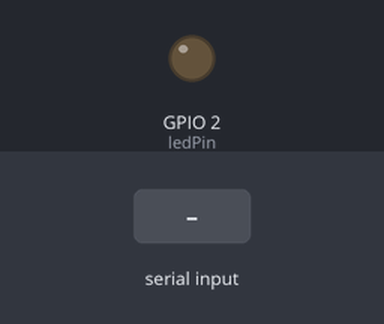
The sketch below on a simulated ESP32. Parts: output pins drawn as LEDs (lit = HIGH). The test bench sets the inputs (shaded band). Nothing arrives over Bluetooth unless stated.

Above: at 1.2 s.
1.3 s: "1" received over the second serial link
At 1.9 s:
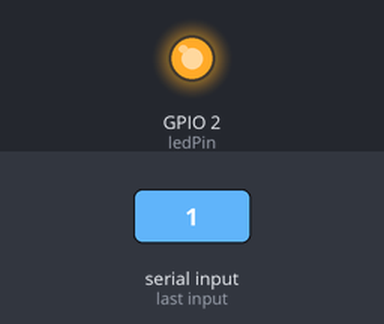
2.8 s: "0" received over the second serial link
At 3.1 s:
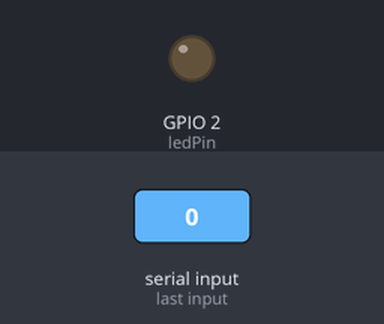
Timing chart, 0 to 5.8 s (numbered marks = the images above; inputs shaded):
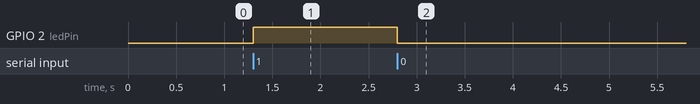

The sketch:

bluetoothApp.ino
```cpp
#include "BluetoothSerial.h"

BluetoothSerial SerialBT;

const int ledPin = 2;

void setup(){
  SerialBT.begin("ESP32-Bluetooth");
  pinMode(ledPin, OUTPUT);

}

void loop(){
  if(SerialBT.available()){
    char signal = SerialBT.read();
    if(signal=='1'){
      digitalWrite(ledPin, HIGH);
    }else if(signal=='0'){
      digitalWrite(ledPin, LOW);
    }
  }
}
```

Measured:
- after the input at 1.3 s, GPIO 2 (ledPin): LOW → HIGH at once
- after the input at 2.8 s, GPIO 2 (ledPin): HIGH → LOW at once
